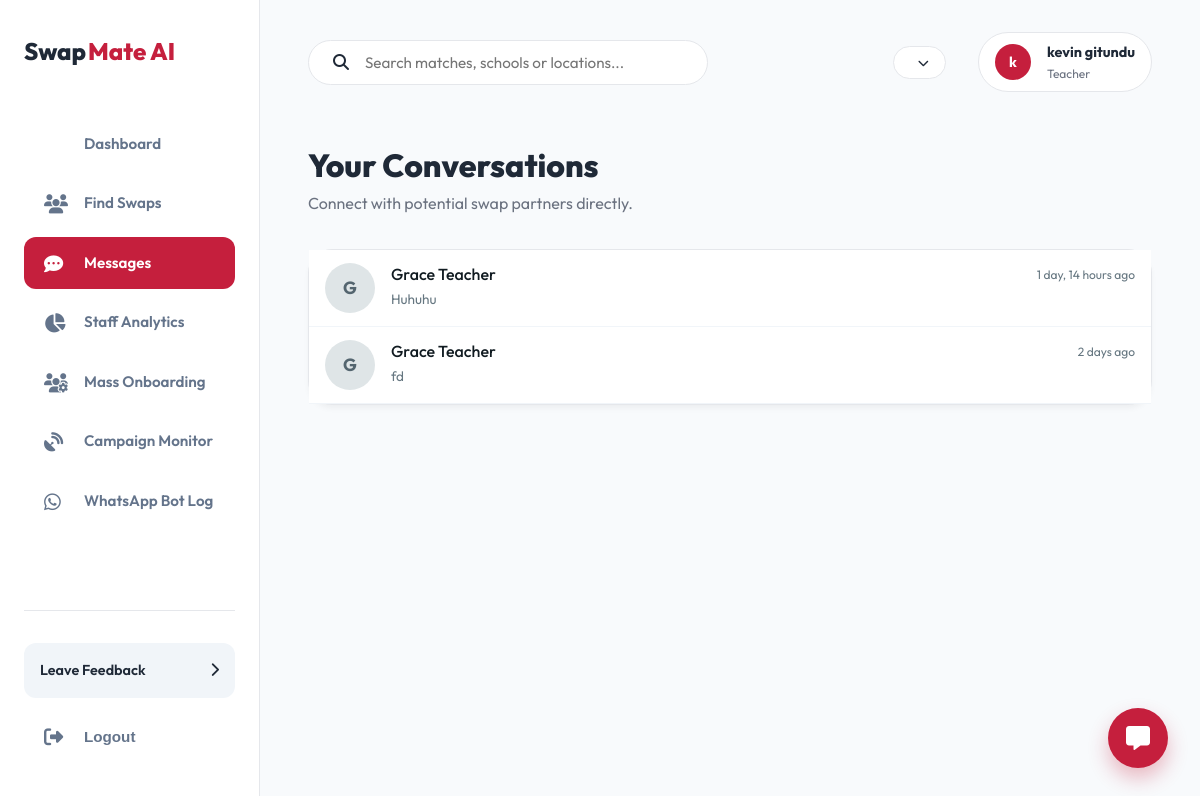
Screenshot of /messenger/inbox/ (signed in) with the database file from the repository.
### accounts/models.py (models this page shows, shortened)
class User(AbstractBaseUser, PermissionsMixin):
    phone_number = models.CharField(max_length=15, unique=True)
    first_name = models.CharField(max_length=30, blank=True)
    last_name = models.CharField(max_length=30, blank=True)
    email = models.EmailField(unique=True, null=True, blank=True)
    is_active = models.BooleanField(default=True)
    is_staff = models.BooleanField(default=False)
    date_joined = models.DateTimeField(auto_now_add=True)
    last_seen = models.DateTimeField(null=True, blank=True)
    objects = CustomUserManager()
    USERNAME_FIELD = 'phone_number'
    REQUIRED_FIELDS = ['first_name', 'last_name']

### messenger/models.py (models this page shows, shortened)
class Conversation(models.Model):
    participants = models.ManyToManyField(settings.AUTH_USER_MODEL, related_name='conversations')
    updated_at = models.DateTimeField(auto_now=True)
    class Meta:
        ordering = ['-updated_at']
    def has_unread(self, user):
        return self.messages.filter(is_read=False).exclude(sender=user).exists()

class Message(models.Model):
    conversation = models.ForeignKey(Conversation, on_delete=models.CASCADE, related_name='messages')
    sender = models.ForeignKey(settings.AUTH_USER_MODEL, on_delete=models.CASCADE, related_name='sent_messages')
    text = models.TextField()
    is_read = models.BooleanField(default=False)
    created_at = models.DateTimeField(auto_now_add=True)
    class Meta:
        ordering = ['created_at']

### messenger/views.py (the view)
# urls.py: path('inbox/', views.inbox, name='inbox'),
@login_required
def inbox(request):
    conversations = request.user.conversations.all().prefetch_related('messages', 'participants')
    return render(request, 'messenger/inbox.html', {'conversations': conversations})

### messenger/context_processors.py (called while the page is built)
def unread_messages_count(request):
    if request.user.is_authenticated:
        count = Message.objects.filter(
            conversation__participants=request.user,
            is_read=False
        ).exclude(sender=request.user).count()
        return {'unread_messages_count': count}
    return {'unread_messages_count': 0}

### messenger/templatetags/messenger_tags.py (called while the page is built)
@register.filter
def has_unread(conversation, user):
    return conversation.has_unread(user)

@register.filter
def get_partners(conversation, user):
    return conversation.participants.exclude(id=user.id)

### messenger/templates/messenger/inbox.html (shortened to what this page needs)
{% extends 'core/base_app.html' %}
{% load messenger_tags %}
{% block content %}
<div class="db-welcome" style="margin-bottom: 2rem;">
    <h1 style="font-size: 2rem; font-weight: 800;">Your Conversations</h1>
    <p style="color: var(--text-muted);">Connect with potential swap partners directly.</p>
</div>
<div class="db-card" style="padding: 0;">
    <div class="inbox-list" id="inbox-list">
        {% for conv in conversations %}
            {% with partners=conv|get_partners:request.user %}
            {% if partners %}
            <a href="{% url 'messenger:chat_view' conv.id %}" class="inbox-item" data-conversation-id="{{ conv.id }}">
                <div class="inbox-avatar">
                    {% if partners.count > 1 %}<i class="fas fa-users"></i>{% else %}{{ partners.first.first_name|first }}{% endif %}
                </div>
                <div class="inbox-details">
                    <div class="inbox-header">
                        <h4>
                            {% if partners.count > 1 %}
                                Virtual Swap Meeting
                            {% else %}
                                {{ partners.first.first_name }} {{ partners.first.last_name }}
                            {% endif %}
                        </h4>
                        <span class="inbox-time">{{ conv.updated_at|timesince }} ago</span>
                    </div>
                    <div class="inbox-preview-wrap">
                        <div class="inbox-preview">
                            {% with last_msg=conv.messages.last %}
                                {% if last_msg %}
                                    {{ last_msg.text|truncatechars:100 }}
                                {% else %}
                                    No messages yet.
                                {% endif %}
                            {% endwith %}
                        </div>
                    </div>
                </div>
            </a>
            {% endif %}
            {% endwith %}
        {% empty %}
            <div style="padding: 5rem; text-align: center;" id="empty-inbox">
                <div style="font-size: 3rem; color: #f1f5f9; margin-bottom: 1.5rem;"><i class="fas fa-comments"></i></div>
                <p style="color: var(--text-muted);">No conversations yet. Start a chat from a profile!</p>
            </div>
        {% endfor %}
    </div>
</div>
{% endblock %}

### core/templates/core/base_app.html (shortened to what this page needs)
{% load static %}
<!DOCTYPE html>
<html lang="en">
<head>
    <link rel="stylesheet" href="https://cdnjs.cloudflare.com/ajax/libs/font-awesome/6.4.0/css/all.min.css">
    <link rel="stylesheet" href="{% static 'core/css/style.css' %}">
</head>
<body>
    <div class="app-layout">
        <aside class="app-sidebar" id="app-sidebar">
            <a href="/" class="logo" style="color: var(--text-dark); font-weight: 800;">Swap<span>Mate AI</span></a>
            <nav class="sidebar-nav">
                <a href="{% url 'accounts:dashboard' %}" class="nav-item {% if request.resolver_match.url_name == 'dashboard' %}active{% endif %}">
                    Dashboard
                </a>
                <a href="{% url 'accounts:find_swaps' %}" class="nav-item {% if request.resolver_match.url_name == 'find_swaps' %}active{% endif %}">
                    <i class="fas fa-users"></i>
                    Find Swaps
                </a>
                <a href="{% url 'messenger:inbox' %}" class="nav-item {% if '/messenger/' in request.path %}active{% endif %}">
                    <i class="fas fa-comment-dots"></i>
                    Messages
                </a>
                {% if user.is_staff %}
                <a href="{% url 'accounts:staff_dashboard' %}" class="nav-item {% if request.resolver_match.url_name == 'staff_dashboard' %}active{% endif %}">
                    <i class="fas fa-chart-pie"></i>
                    Staff Analytics
                </a>
                <a href="{% url 'messenger:bulk_onboard' %}" class="nav-item {% if request.resolver_match.url_name == 'bulk_onboard' %}active{% endif %}">
                    <i class="fas fa-users-cog"></i>
                    Mass Onboarding
                </a>
                <a href="{% url 'messenger:bulk_campaign_admin' %}" class="nav-item {% if request.resolver_match.url_name == 'bulk_campaign_admin' %}active{% endif %}">
                    <i class="fas fa-satellite-dish"></i>
                    Campaign Monitor
                </a>
                <a href="{% url 'messenger:whatsapp_admin' %}" class="nav-item {% if request.resolver_match.url_name == 'whatsapp_admin' %}active{% endif %}">
                    <i class="fab fa-whatsapp"></i>
                    WhatsApp Bot Log
                </a>
                {% endif %}
            </nav>
            <div class="sidebar-footer">
                <a href="#" class="feedback-card">
                    <span>Leave Feedback</span>
                    <i class="fas fa-chevron-right"></i>
                </a>
                <form action="{% url 'accounts:logout' %}" method="post" style="margin-top: 1rem;">
                    <button type="submit" class="nav-item" style="width: 100%; border: none; background: none; cursor: pointer; text-align: left;">
                        <i class="fas fa-sign-out-alt"></i>
                        Logout
                    </button>
                </form>
            </div>
        </aside>
        <main class="app-main">
            <header class="app-header">
                <div class="header-search">
                    <i class="fas fa-search"></i>
                    <input type="text" placeholder="Search matches, schools or locations...">
                </div>
                <div class="header-actions">
                    <div class="dropdown">
                        <button class="btn-secondary" style="padding: 0.5rem 1rem; border-radius: 50px; font-size: 0.85rem;">
                            {{ profile.get_level_display }} <i class="fas fa-chevron-down" style="margin-left: 0.5rem; font-size: 0.7rem;"></i>
                        </button>
                    </div>
                    <div class="user-pill">
                        <div class="avatar-small">{{ user.first_name|first }}</div>
                        <div class="user-info-text">
                            <strong>{{ user.first_name }} {{ user.last_name }}</strong>
                            <span>Teacher</span>
                        </div>
                    </div>
                </div>
            </header>
            {% block content %}{% endblock %}
        </main>
    </div>
    <div class="chat-widget" id="chat-toggle-new" style="bottom: 2rem; right: 2rem;">
        <i class="fas fa-comment-alt" style="font-size: 1.5rem;"></i>
    </div>
</body>
</html>

### core/static/core/css/style.css (style rules this page uses)
:root { --primary: #c51f3d; --primary-hover: #a01931; --bg-light: #ffffff; --text-dark: #1f2937; --text-muted: #6b7280; --border: #e5e7eb; --grid-color: rgba(0, 0, 0, 0.03); --font-main: 'Outfit', sans-serif; --shadow-sm: 0 1px 2px 0 rgb(0 0 0 / 0.05); --shadow-md: 0 4px 6px -1px rgb(0 0 0 / 0.1), 0 2px 4px -2px rgb(0 0 0 / 0.1); }
* { margin: 0; padding: 0; box-sizing: border-box; }
body { font-family: var(--font-main); background-color: var(--bg-light); color: var(--text-dark); line-height: 1.6; overflow-x: hidden; background-image: linear-gradient(var(--grid-color) 1px, transparent 1px), linear-gradient(90deg, var(--grid-color) 1px, transparent 1px); background-size: 40px 40px; }
.logo { font-size: 1.25rem; font-weight: 700; text-decoration: none; color: var(--text-dark); display: flex; align-items: center; }
.logo span { color: var(--primary); margin-left: 2px; }
.btn-secondary { padding: 1rem 2rem; border-radius: 12px; color: var(--text-dark); text-decoration: none; font-weight: 700; border: 1px solid var(--border); background: white; transition: 0.3s; }
.chat-widget { position: fixed; bottom: 30px; right: 30px; z-index: 1000; width: 60px; height: 60px; background: var(--primary); border-radius: 50%; display: flex; align-items: center; justify-content: center; color: white; box-shadow: 0 10px 20px rgba(197, 31, 61, 0.3); cursor: pointer; transition: 0.3s; }
.app-layout { display: flex; min-height: 100vh; background: #f8fafc; }
.app-sidebar { width: 260px; background: white; border-right: 1px solid var(--border); display: flex; flex-direction: column; padding: 2rem 1.5rem; position: fixed; height: 100vh; }
.app-sidebar .logo { font-size: 1.5rem; margin-bottom: 3rem; display: block; text-decoration: none; }
.sidebar-nav { flex: 1; }
.nav-item { display: flex; align-items: center; gap: 1rem; padding: 0.85rem 1rem; color: var(--text-muted); text-decoration: none; font-weight: 600; border-radius: 12px; margin-bottom: 0.5rem; transition: 0.3s; }
.nav-item i { font-size: 1.2rem; width: 24px; }
.nav-item.active { background: var(--primary); color: white; }
.sidebar-footer { padding-top: 2rem; border-top: 1px solid var(--border); }
.feedback-card { background: #f1f5f9; padding: 1rem; border-radius: 12px; display: flex; align-items: center; justify-content: space-between; font-size: 0.9rem; color: var(--text-dark); text-decoration: none; font-weight: 600; }
.app-main { flex: 1; margin-left: 260px; padding: 2rem 3rem; }
.app-header { display: flex; justify-content: space-between; align-items: center; margin-bottom: 3rem; }
.header-search { background: white; border: 1px solid var(--border); padding: 0.75rem 1.5rem; border-radius: 50px; width: 400px; display: flex; align-items: center; gap: 1rem; }
.header-search input { border: none; outline: none; width: 100%; font-family: inherit; font-size: 0.95rem; }
.header-actions { display: flex; align-items: center; gap: 2rem; }
.user-pill { display: flex; align-items: center; gap: 1rem; background: white; padding: 0.5rem 1rem; border-radius: 50px; border: 1px solid var(--border); }
.user-pill img, .user-pill .avatar-small { width: 36px; height: 36px; border-radius: 50%; background: var(--primary); color: white; display: flex; align-items: center; justify-content: center; font-weight: 700; font-size: 0.9rem; }
.user-info-text { display: flex; flex-direction: column; }
.user-info-text strong { font-size: 0.9rem; color: var(--text-dark); }
.user-info-text span { font-size: 0.75rem; color: var(--text-muted); }
.db-card { background: white; border-radius: 24px; padding: 2rem; border: 1px solid var(--border); box-shadow: 0 4px 6px -1px rgba(0, 0, 0, 0.05); }
.nav-item { display: flex; align-items: center; gap: 1rem; padding: 0.85rem 1.25rem; border-radius: 12px; color: #64748b; text-decoration: none; font-weight: 600; font-size: 0.95rem; transition: all 0.2s; }

### rows the page displays
User: first_name|first "k", first_name "kevin", last_name "gitundu"
Conversation: updated_at "1 day, 14 hours", messages.last.text "Huhuhu"
User: first.first_name|first "G", first.first_name "Grace", first.last_name "Teacher"
Conversation: updated_at "2 days", messages.last.text "fd"
